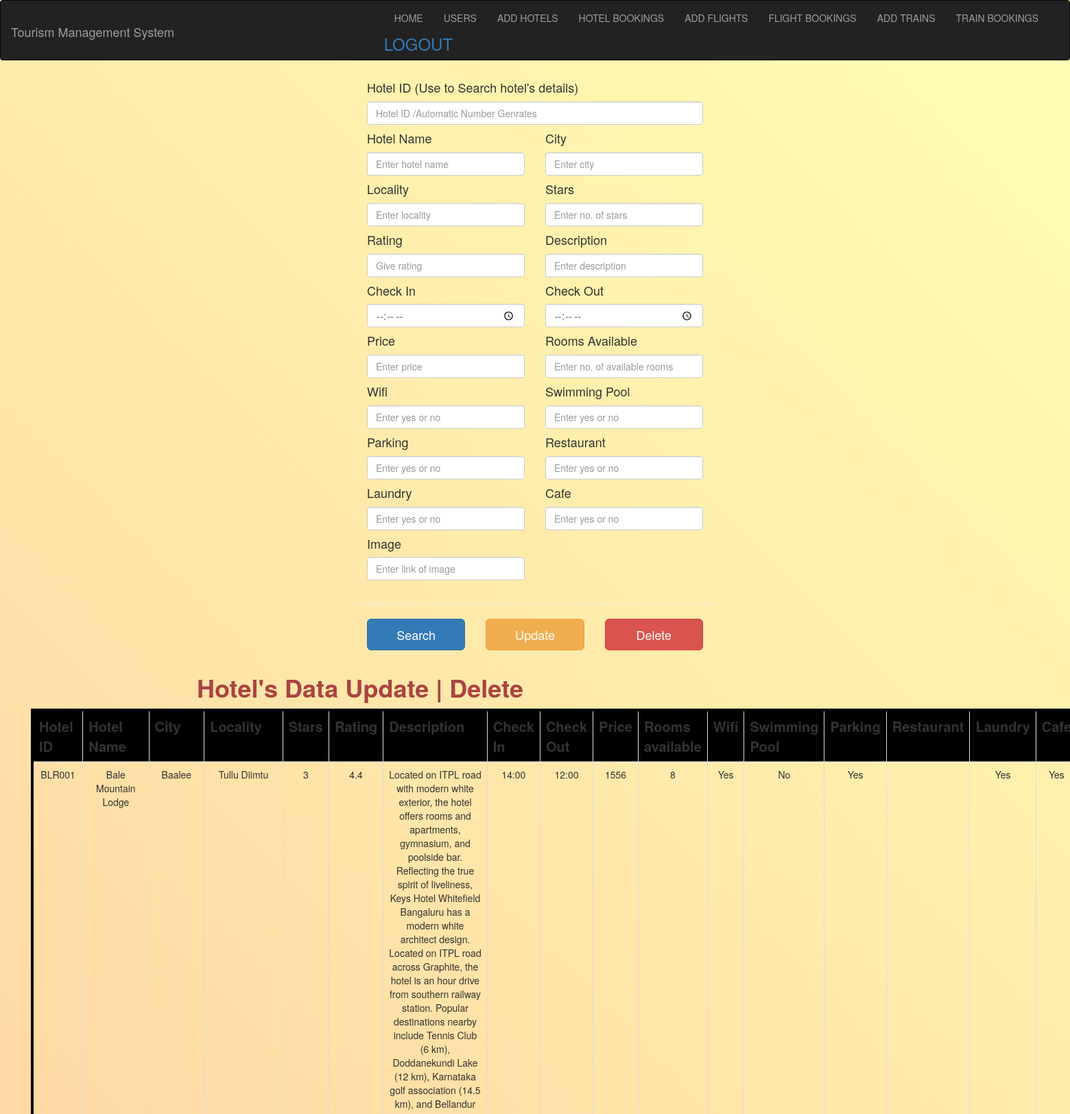
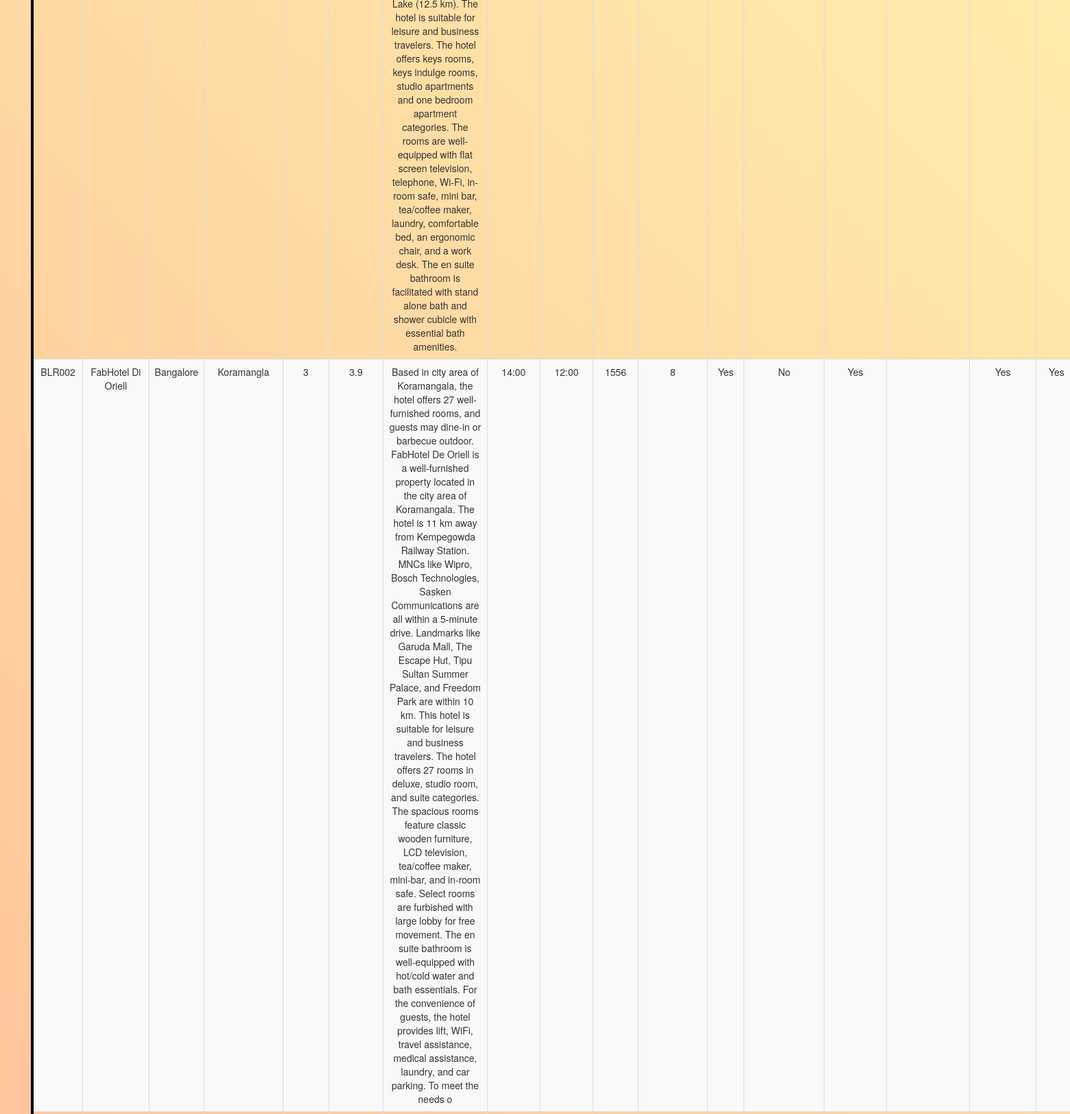
The page /Management/hotels_update.php (upper part) on the database its author committed (2 pictures, top to bottom).
### tables this page shows
CREATE TABLE `hotels` (
  `hotelID` varchar(10) NOT NULL,
  `hotelName` varchar(100) NOT NULL,
  `city` varchar(20) NOT NULL,
  `locality` varchar(50) NOT NULL,
  `stars` int(5) NOT NULL,
  `rating` varchar(5) NOT NULL,
  `hotelDesc` varchar(1000) NOT NULL,
  `checkIn` varchar(6) NOT NULL,
  `checkOut` varchar(6) NOT NULL,
  `price` int(10) NOT NULL,
  `roomsAvailable` int(5) NOT NULL,
  `wifi` varchar(5) NOT NULL,
  `swimmingPool` varchar(5) NOT NULL,
  `parking` varchar(5) NOT NULL,
  `restaurant` varchar(5) NOT NULL,
  `laundry` varchar(5) NOT NULL,
  `cafe` varchar(5) NOT NULL,
  `mainImage` varchar(100) NOT NULL
);

### Management/hotels_update.php (the view, shortened to what this page needs)
<!Doctype html>
<html>
<head>
    	<link href="css/bootstrap.min.css" rel="stylesheet">
    	<link href="https://maxcdn.bootstrapcdn.com/font-awesome/4.7.0/css/font-awesome.min.css" rel="stylesheet">
		<link rel="stylesheet" href="https://maxcdn.bootstrapcdn.com/bootstrap/3.3.7/css/bootstrap.min.css">
</head>
<?php
$hotelID="";
$hotelName="";
$city="";
$locality="";
$stars="";
$rating="";
$hotelDesc="";
$checkIn="";
$checkOut="";
$price="";
$roomsAvailable="";
$wifi="";
$swimmingPool="";
$parking="";
$restaurant="";
$laundry="";
$cafe="";
$mainImage="";
?>
<body>
	<div class="container-fliud">
        <nav class="navbar navbar-inverse">
  <div class="container-fluid">
    <div class="navbar-header">
      <h1 class="navbar-brand"> Tourism Management System</h1>
    </div>
     <div class="collapse navbar-collapse" id="nav">
    <ul class="nav navbar-nav" style="float:right">
        <li><a href="Home.php">HOME</a></li>
		<li><a href="users_add.php">USERS</a></li>
              <li><a href="hotels_add.php">ADD HOTELS</a></li>
              <li><a href="hotelbookings_view.php">HOTEL BOOKINGS</a></li>
              <li><a href="flights_add.php">ADD FLIGHTS</a></li>
              <li><a href="flightbookings_view.php">FLIGHT BOOKINGS</a></li>
              <li><a href="trains_add.php">ADD TRAINS</a></li>
              <li><a href="trainbookings_view.php">TRAIN BOOKINGS</a></li>
			  <h3><a href="adminLogout.php">LOGOUT</a></h3>
    </ul>
  </div>
</div>
</nav>
</div>
	  <div class="container-fluid" >
	  <div class="row mx-5 my-5" style="display: flex;
  justify-content: center;">
	    <div class="col-lg-4">
        <form method ="post"   action="">
  <h4>Hotel ID (Use to Search hotel's details)</h4>
  <input type="number" name="hotelID"  class="form-control" placeholder="Hotel ID /Automatic Number Genrates" value="<?php echo($hotelID);?>">
	<div class="form-group row">
	<div class="col-xs-6">
		<h4>Hotel Name</h4>
	<input type="text" name="hotelName" class="form-control" placeholder="Enter hotel name" value="<?php echo($hotelName);?>">
</div>
<div class="col-xs-6">
	<h4>City</h4>
	<input type="text" name="city" class="form-control" placeholder="Enter city" value="<?php echo($city);?>">
</div>
<div class="col-xs-6">
	<h4>Locality</h4>
	<input type="text" name="locality" class="form-control" placeholder="Enter locality" value="<?php echo($locality);?>">
</div>
<div class="col-xs-6">
<h4>Stars</h4>
	<input type="int" name="stars" class="form-control" placeholder="Enter no. of stars" value="<?php echo($stars);?>">
</div>
<div class="col-xs-6">
	<h4>Rating</h4>
	<input type="text" class="form-control" name="rating"  placeholder="Give rating" value="<?php echo($rating);?>">
</div>
	<div class="col-xs-6">
		<h4>Description</h4>
  <input type="text" name="hotelDesc" class="form-control" placeholder="Enter description" value="<?php echo($hotelDesc);?>">
</div>
<div class="col-xs-6">
	<h4>Check In</h4>
<input type="time" name="checkIn" class="form-control" placeholder="Enter checkin time" value="<?php echo($checkIn);?>">
</div>
<div class="col-xs-6">
	<h4>Check Out</h4>
<input type="time" name="checkOut" class="form-control" placeholder="Enter checkOut time" value="<?php echo($checkOut);?>">
</div>
<div class="col-xs-6">
	<h4>Price</h4>
<input type="number" name="price" class="form-control" placeholder="Enter price" value="<?php echo($price);?>">
</div>
<div class="col-xs-6">
	<h4>Rooms Available</h4>
<input type="number" name="roomsAvailable" class="form-control" placeholder="Enter no. of available rooms" value="<?php echo($roomsAvailable);?>">
</div>
<div class="col-xs-6">
	<h4>Wifi</h4>
<input type="text" name="wifi" class="form-control" placeholder="Enter yes or no" value="<?php echo($wifi);?>">
</div>
<div class="col-xs-6">
	<h4>Swimming Pool</h4>
<input type="text" name="swimmingPool" class="form-control" placeholder="Enter yes or no" value="<?php echo($swimmingPool);?>">
</div>
<div class="col-xs-6">
	<h4>Parking</h4>
<input type="text" name="parking" class="form-control" placeholder="Enter yes or no" value="<?php echo($parking);?>">
</div>
<div class="col-xs-6">
	<h4>Restaurant</h4>
<input type="text" name="restaurant" class="form-control" placeholder="Enter yes or no" value="<?php echo($restaurant);?>">
</div>
<div class="col-xs-6">
	<h4>Laundry</h4>
<input type="text" name="laundry" class="form-control" placeholder="Enter yes or no" value="<?php echo($laundry);?>">
</div>
<div class="col-xs-6">
	<h4>Cafe</h4>
<input type="text" name="cafe" class="form-control" placeholder="Enter yes or no" value="<?php echo($cafe);?>">
</div>
<div class="col-xs-6">
	<h4>Image</h4>
<input type="text" name="mainImage" class="form-control" placeholder="Enter link of image" value="<?php echo($mainImage);?>">
</div>
</div>
		<div class="form-group row">
		<hr/>
		<div class="col-xs-4">
				<input type="submit" class="btn btn-primary btn-block btn-lg" name="search" value="Search">
			</div>
			<div class="col-xs-4">
					<input type="submit" class="btn btn-warning btn-block btn-lg" name="update" value="Update">
				</div>
				<div class="col-xs-4">
		<input type="submit" class="btn btn-danger btn-block btn-lg" name="delete" value="Delete">
	</div>
</div>
</form>
</div>
</div>
    <div class="col-lg-8">
			<h1 class="text-danger text-center" style="font-weight:bold">Hotel's Data Update | Delete </h1>
<?php
$servername = "localhost";
$username = "root";
$password = "";
$dbname = "projectmeteor";
$conn = new mysqli($servername, $username, $password, $dbname);
$sql = "SELECT hotelID,hotelName,city,locality,stars,rating,hotelDesc,checkIn,checkOut,price,roomsAvailable,wifi,swimmingPool,parking,restaurant,laundry,cafe,mainImage FROM hotels";
$result = $conn->query($sql);
echo "<div class='col-xs-6'>
<table class='table table-striped table-bordered table-hover py-5' style='width:200%; border: 4px solid black; text:white; text-align: center;'>
<tr class='text-centre text-white'style='font-size:20px; background:black;'>
<th>Hotel ID</th>
<th>Hotel Name</th>
<th>City</th>
<th>Locality</th>
<th>Stars</th>
<th>Rating</th>
<th>Description</th>
<th>Check In</th>
<th>Check Out</th>
<th>Price</th>
<th>Rooms available</th>
<th>Wifi</th>
<th>Swimming Pool</th>
<th>Parking</th>
<th>Restaurant</th>
<th>Laundry</th>
<th>Cafe</th>
<th>Image</th>
</tr>
</div>";
if ($result->num_rows > 0) {
    while($row = $result->fetch_assoc()) {
       echo "<tr>";
       echo "<td>" . $row['hotelID'] . "</td>";
echo "<td>" . $row['hotelName'] . "</td>";
echo "<td>" . $row['city'] . "</td>";
echo "<td>" . $row['locality'] . "</td>";
echo "<td>" . $row['stars'] . "</td>";
echo "<td>" . $row['rating'] . "</td>";
echo "<td>" . $row['hotelDesc'] . "</td>";
echo "<td>" . $row['checkIn'] . "</td>";
echo "<td>" . $row['checkOut'] . "</td>";
echo "<td>" . $row['price'] . "</td>";
echo "<td>" . $row['roomsAvailable'] . "</td>";
echo "<td>" . $row['wifi'] . "</td>";
echo "<td>" . $row['swimmingPool'] . "</td>";
echo "<td>" . $row['parking'] . "</td>";
echo "<td>" . $row['restaurant'] . "</td>";
echo "<td>" . $row['laundry'] . "</td>";
echo "<td>" . $row['cafe'] . "</td>";
echo "</tr>";
    }
} else {
    echo "0 results";
}
?>
</div>
</div>
</body>
</html>

### Management/hotels_update.php (style rules this page uses)
body { background: linear-gradient(45deg, #ff8080, #ffffb3); height: 100%; margin: 0; background-repeat: no-repeat; background-attachment: fixed; width:100%; }

### rows shown on the page
hotels: hotelID "BLR001", hotelName "Bale Mountain Lodge", city "Baalee", locality "Tullu Diimtu", stars "3", rating "4.4", hotelDesc "Located on ITPL road with modern white exterior, the hotel offers rooms and apartments, gymnasium, and poolside bar. Reflecting the true spirit of liveliness, Keys Hotel Whitefield Bangaluru has a modern white architect design. Located on ITPL road across Graphite, the hotel is an hour drive from southern railway station. Popular destinations nearby include Tennis Club (6 km), Doddanekundi Lake (12 km), Karnataka golf association (14.5 km), and Bellandur Lake (12.5 km). The hotel is suitable for leisure and business travelers. The hotel offers keys rooms, keys indulge rooms, studio apartments and one bedroom apartment categories. The rooms are well-equipped with flat screen television,…", checkIn "14:00", checkOut "12:00", price "1556", roomsAvailable "8", wifi "Yes", swimmingPool "No", parking "Yes", laundry "Yes", cafe "Yes"
hotels: hotelID "BLR002", hotelName "FabHotel Di Oriell", city "Bangalore", locality "Koramangla", stars "3", rating "3.9", hotelDesc "Based in city area of Koramangala, the hotel offers 27 well-furnished rooms, and guests may dine-in or barbecue outdoor. FabHotel De Oriell is a well-furnished property located in the city area of Koramangala. The hotel is 11 km away from Kempegowda Railway Station. MNCs like Wipro, Bosch Technologies, Sasken Communications are all within a 5-minute drive. Landmarks like Garuda Mall, The Escape Hut, Tipu Sultan Summer Palace, and Freedom Park are within 10 km. This hotel is suitable for leisure and business travelers. The hotel offers 27 rooms in deluxe, studio room, and suite categories. The spacious rooms feature classic wooden furniture, LCD television, tea/coffee maker, mini-bar, and…", checkIn "14:00", checkOut "12:00", price "1556", roomsAvailable "8", wifi "Yes", swimmingPool "No", parking "Yes", laundry "Yes", cafe "Yes"
